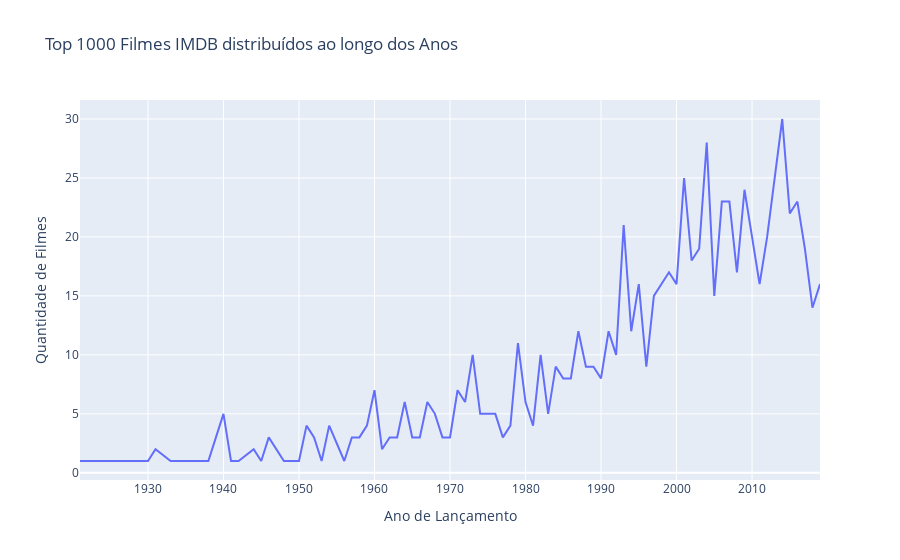

The notebook cell saved with this chart:
### Markdown cell above
**Distribuição ao longo dos Anos**: Para analisar a quantidade de filmes no Top 1000 do IMDB em cada ano, utilizaremos um **Gráfico de Barras** por se tratar de uma variável categórica ordinal.

É possível notar que os filmes do Top 1000 estão concentrados na década de 40 com um comportamento decrescente, ou seja, os filmes mais aclamados tendem a ser mais antigos.

### Code cell
# Agrupando os dados por ano e conte a quantidade de filmes no Top 1000 IMDB
df_years = df.groupby("Released_Year").size().reset_index(name="Count")

years_graph = px.line(
    df_years,
    x="Released_Year",
    y="Count",
    labels={"Released_Year": "Ano de Lançamento", "Count": "Quantidade de Filmes"},
    title="Top 1000 Filmes IMDB distribuídos ao longo dos Anos",
)

years_graph.update_layout(
    xaxis_title="Ano de Lançamento",
    yaxis_title="Quantidade de Filmes",
)

years_graph.show()

### Figure 1 — Plotly figure (JSON) as saved in the notebook; plotly's stock layout.template omitted (floating-point values rounded to 4 significant figures)
{"data": [{"hovertemplate": "Ano de Lançamento=%{x}<br>Quantidade de Filmes=%{y}<extra></extra>", "legendgroup": "", "line": {"color": "#636efa", "dash": "solid"}, "marker": {"symbol": "circle"}, "mode": "lines", "name": "", "orientation": "v", "showlegend": false, "type": "scatter", "x": [1921, 1924, 1925, 1926, 1927, 1928, 1930, 1931, 1933, 1934, 1935, 1936, 1938, 1939, 1940, 1941, 1942, 1944, 1945, 1946, 1948, 1949, 1950, 1951, 1952, 1953, 1954, 1956, 1957, 1958, 1959, 1960, 1961, 1962, 1963, 1964, 1965, 1966, 1967, 1968, 1969, 1970, 1971, 1972, 1973, 1974, 1975, 1976, 1977, 1978, 1979, 1980, 1981, 1982, 1983, 1984, 1985, 1986, 1987, 1988, 1989, 1990, 1991, 1992, 1993, 1994, 1995, 1996, 1997, 1998, 1999, 2000, 2001, 2002, 2003, 2004, 2005, 2006, 2007, 2008, 2009, 2010, 2011, 2012, 2013, 2014, 2015, 2016, 2017, 2018, 2019], "xaxis": "x", "y": [1, 1, 1, 1, 1, 1, 1, 2, 1, 1, 1, 1, 1, 3, 5, 1, 1, 2, 1, 3, 1, 1, 1, 4, 3, 1, 4, 1, 3, 3, 4, 7, 2, 3, 3, 6, 3, 3, 6, 5, 3, 3, 7, 6, 10, 5, 5, 5, 3, 4, 11, 6, 4, 10, 5, 9, 8, 8, 12, 9, 9, 8, 12, 10, 21, 12, 16, 9, 15, 16, 17, 16, 25, 18, 19, 28, 15, 23, 23, 17, 24, 20, 16, 20, 25, 30, 22, 23, 19, 14, 16], "yaxis": "y"}], "layout": {"legend": {"tracegroupgap": 0}, "title": {"text": "Top 1000 Filmes IMDB distribuídos ao longo dos Anos"}, "xaxis": {"anchor": "y", "domain": [0, 1], "title": {"text": "Ano de Lançamento"}}, "yaxis": {"anchor": "x", "domain": [0, 1], "title": {"text": "Quantidade de Filmes"}}}}
